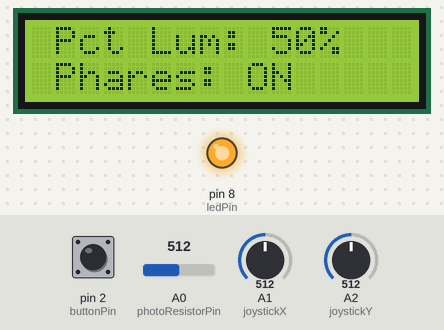
The sketch below on a simulated Arduino Uno, built with avr-gcc and run on an emulated ATmega328P. On the bench: 16×2 character LCD, output pins drawn as LEDs (lit = HIGH). Inputs (shaded band) come from the test bench; at power-on: pin 2 (buttonPin) HIGH, A1 (joystickX) = 512, A2 (joystickY) = 512, A0 (photoResistorPin) = 512. What the sketch prints to the serial monitor is not drawn.

Above: at 4.3 s.
4.4 s: pin 2 (buttonPin) pulled LOW for 1 s
At 6.6 s:
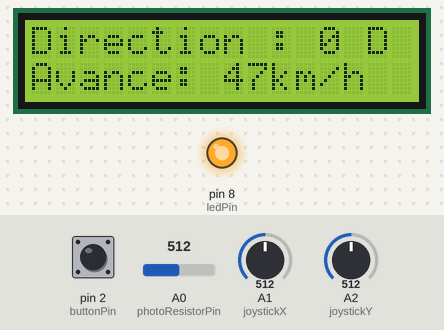
6.9 s: A1 (joystickX) set to 499
At 7.6 s:
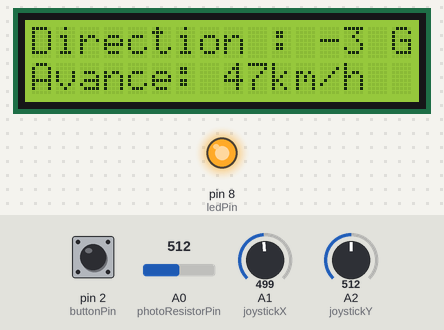
8.4 s: A2 (joystickY) set to 258
At 8.8 s:
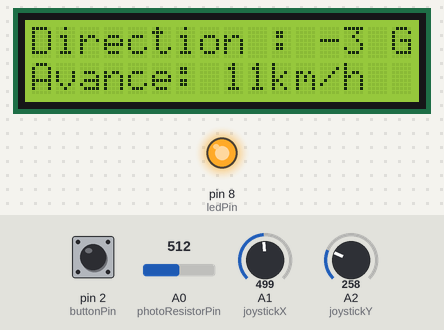
11.4 s: A2 (joystickY) set to 235
At 12.5 s:
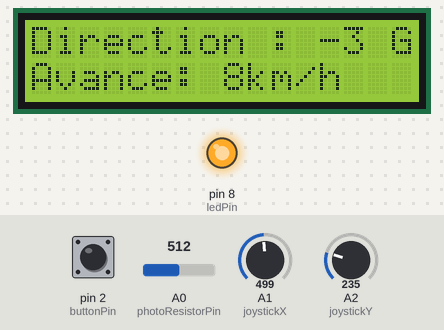
13.0 s: pin 2 (buttonPin) pulled LOW for 0.15 s
At 14.7 s:
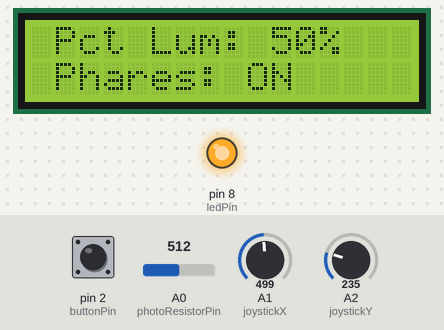
16.1 s: A0 (photoResistorPin) set to 0
At 17.4 s:
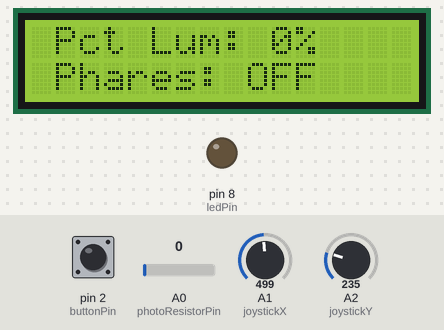
Timing chart, 0 to 18.6 s (numbered marks = the images above; inputs shaded):
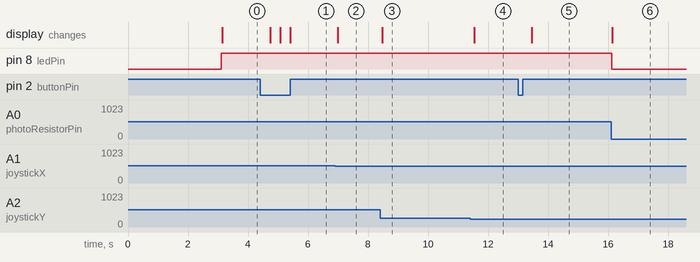

Measured:
- the behaviour switches between 512 and 511 on A1 (joystickX) (found by bisection; images 1 and 2)
- after the input at 4.4 s, the display: changes after 0.35 s (image 1)
- after the input at 6.9 s, the display: changes after 0.10 s (image 2)
- after the input at 8.4 s, the display: changes after 0.07 s (image 3)
- after the input at 11.4 s, the display: changes after 0.14 s (image 4)
- after the input at 13.0 s, the display: changes after 0.46 s (image 5)
- after the input at 16.1 s, pin 8 (ledPin): HIGH → LOW at once; the display: changes after 0.05 s (image 6)

The sketch:

LCD_photoresistance.ino
```cpp
#include <Wire.h>
#include <LiquidCrystal.h>  // Utilisation de la bibliothèque LiquidCrystal
#include<LiquidCrystal_I2C.h>
#include<OneButton.h>
//LCD.I2C lcd(0x27,16,2);
//LiquidCrystal lcd(12, 11, 5, 4, 3, 2);  // Broches RS, E, D4, D5, D6, D7
LiquidCrystal_I2C lcd(0x27, 16, 2);  // Adresse I2C 0x27 pour un LCD 16x2

const int joystickX = A1;      // Broche pour l'axe X du joystick
const int joystickY = A2;      // Broche pour l'axe Y du joystick
const int buttonPin = 2;       // Broche pour le bouton du joystick
const int ledPin = 8;          // Broche pour la LED (climatisation ou phares)
const int photoResistorPin = A0; // Broche pour la photoresistance

int currentPage = 1;           // Page actuelle affichée
unsigned long previousMillis = 0;
const long interval = 100;      // Intervalle pour la transmission série

void setup() {
  lcd.begin(16, 2);            // Initialisation de l'écran LCD
  pinMode(buttonPin, INPUT_PULLUP);
  pinMode(ledPin, OUTPUT);
  Serial.begin(115200);

  // Affichage initial
  lcd.backlight();
  lcd.clear();
  lcd.setCursor(0, 0);
  lcd.print("Nom: Nguepi Delphine"); // Remplacez par votre nom
  lcd.setCursor(0, 1);
 create();
  lcd.print("           71"); // Remplacez par les 2 derniers chiffres de votre numéro étudiant
  delay(3000); // Attendre 3 secondes
}
void create(){
byte deli[8]={
  0b11100,
  0b00100,
  0b00100,
  0b00100,
  0b00101,
  0b00001,
  0b00001,
  0b00001
  };
   lcd.createChar(0,deli);
}
void loop() {
  // Lecture des valeurs du joystick
  int xValue = analogRead(joystickX);
  int yValue = analogRead(joystickY);

  // Gestion de la climatisation ou des phares
  manageSystem();

  // Affichage sur LCD
  displayPage();

  // Transmission série
  unsigned long currentMillis = millis();
  if (currentMillis - previousMillis >= interval) {
    previousMillis = currentMillis;
    Serial.print("etd:2404071,x:");
    Serial.print(xValue); // Envoie la valeur de xValue
    Serial.print(",y:");
    Serial.print(yValue); // Envoie la valeur de yValue
    Serial.print(",sys:");
    Serial.println(digitalRead(ledPin) ? 1 : 0); // 1 si LED allumée, 0 sinon
  }

  // Gestion du bouton
  if (digitalRead(buttonPin) == LOW) {
    currentPage = (currentPage == 1) ? 2 : 1; // Basculer entre les pages
    delay(200); // Anti-rebond
  }

  delay(100); // Intervalle pour éviter une lecture trop rapide

}


void displayPage() {
  lcd.clear();
  if (currentPage == 1) {
    // Afficher la luminosité
int sensorValue = analogRead(photoResistorPin); // Lire la valeur de la photoresistance
    lcd.setCursor(0, 0);
    lcd.print(" Pct Lum: ");
    lcd.print(round(sensorValue/10.29)); // Afficher la valeur lue
    lcd.print("%");
     lcd.setCursor(0, 1);
    lcd.print(" Phares: ");
    lcd.print(digitalRead(ledPin) ? "ON" : "OFF");  //parceque j'ai un numéro impair
  } else {
    // Afficher la vitesse et la direction
    lcd.setCursor(0, 1);
    int speed = map(analogRead(joystickY), 0, 1023, -25, 120); // Vitesse de -25 à 120 km/h

    if(speed<0){
      lcd.print("Recul: ");
       lcd.print(speed);
             lcd.print("km/h");
      }else{
         lcd.print("Avance: ");
         lcd.print(speed);
             lcd.print("km/h");
        }
    lcd.setCursor(0, 0);
    int direction = map(analogRead(joystickX), 0, 1023, -90, 90); // Direction de -90° à +90°
    lcd.print("Direction : ");
    lcd.print(direction);
    lcd.print(direction < 0 ? " G" : " D"); // Afficher G ou D
  }
}

void manageSystem() {
  // Lecture de la luminosité (photoresistance)
  int value = analogRead(photoResistorPin); // Lire la valeur de la photoresistance

  if (value) { // Seuil pour activer la LED (ajuster selon vos besoins)
    digitalWrite(ledPin, HIGH); // Allumer la LED
  } else {
    digitalWrite(ledPin, LOW); // Éteindre la LED
  }
}
```
